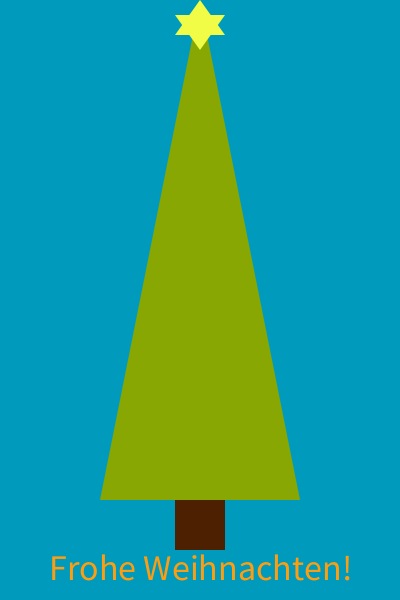
Frame 1 (no input)
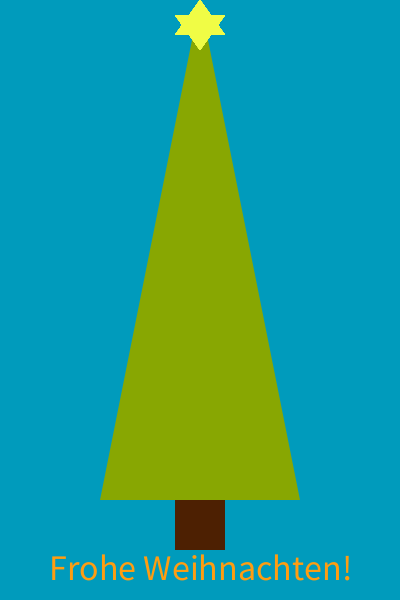
Frame 60 (the mouse pressed at the canvas centre just before this capture)
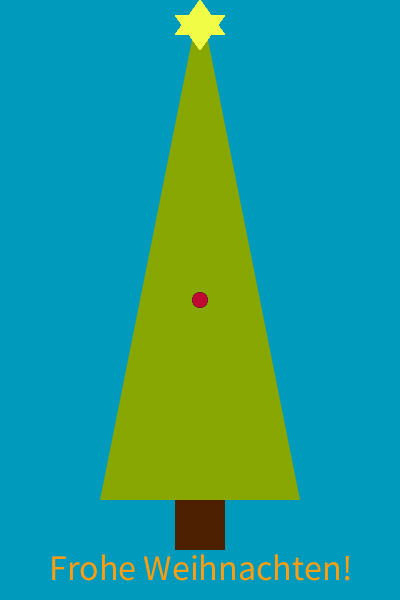
Frame 120 (the mouse held since frame 60 and released just before this capture)

The Processing sketch that drew these frames (run headless with seeded random() and noise(); from frame 60 on, the mouse is pressed at the canvas centre):

// Processing sketch: processing_178450
// ── processing_178450.pde

void setup()
{
  size(400, 600);
  background(0, 155,188);
  smooth();
   
   noStroke();
  fill(136,167,2);
  triangle(200,0,100,500,300,500);
   
  fill(77,32,2);
  rect(175,500,50,50);
  fill(255,157,17);
  textSize(36);
  textAlign(CENTER);
 
  text("Frohe Weihnachten!",width/2,height-20);
}
void draw()
{
  fill(240,252,69);
  triangle(200,0,175,35,225,35);
  triangle(200,50,175,15,225,15);
  if(mousePressed==true){
      fill(random(255),random(80),random(80));
      ellipse(mouseX, mouseY, 15, 15);
  }
   
}
 
